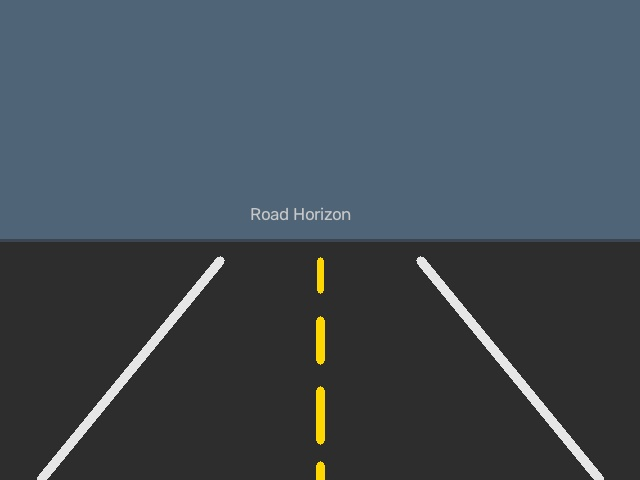
#> input picture images/track_line_sample.jpg, 640 x 480 px
$ python 09_deteksi_garis_dan_line_tracking_hough.py
#> lines starting #> are read from the running program, lines starting #| are printed output that depends on the picture; after the words box and inside, x2 and y2 are one past the last pixel; in counts of white or black regions, pixels touching at a corner belong together
"""
=============================================================================
Modul 09: Deteksi Garis (Line Tracking) Menggunakan Hough Line Transform
=============================================================================
Deskripsi:
Program ini membahas algoritma standar deteksi garis lintasan (Lane Detection / Line Tracking)
yang digunakan pada robot otonom dan sistem kemudi mandiri (Self-Driving Car):
1. Pra-pemrosesan citra jalur jalan (Grayscale & Gaussian Blur)
2. Isolasi Region of Interest (ROI Masking Poligon Segitiga/Trapesium):
   - Membatasi fokus pemrosesan hanya pada area jalanan di depan robot
3. Deteksi Tepi (Canny Edge Detection)
4. Transformasi Ruang Hough:
   - Konsep ruang parameter Hesse ($r = x \cos \theta + y \sin \theta$)
   - Standar Hough Line (cv2.HoughLines) vs Probabilistic Hough Line (cv2.HoughLinesP)
5. Pemisahan & Klasifikasi Garis Kiri vs Garis Kanan berdasarkan kemiringan (Slope $m$):
   - $m < 0$: Marka Garis Kiri
   - $m > 0$: Marka Garis Kanan
6. Penghitungan Sudut Kemudi Robot (Steering Angle) dan Titik Deviasi Tengah (Offset Error):
   - Menghitung deviasi titik tengah lintasan terhadap posisi pusat robot

Relevansi Robotik:
- Robot AGV / Line Follower di gudang pabrik berbasis kamera
- Lane Keeping Assist System (LKAS) pada mobil otonom

Penulis: Pembelajaran Robotik & Vision
=============================================================================
"""

import os
import cv2
import numpy as np
import matplotlib.pyplot as plt

def get_roi_mask(image):
    """
    Membuat masker poligon trapesium untuk mengisolasi area jalan di depan robot.
    Area langit dan rintangan samping akan diabaikan untuk menghemat komputasi.
    """
    h, w = image.shape[:2]
    # Koordinat 4 sudut trapesium fokus jalanan (Polygon ROI)
    pts = np.array([
        [(30, h), (220, int(h * 0.52)), (420, int(h * 0.52)), (w - 30, h)]
    ], dtype=np.int32)

    mask = np.zeros((h, w), dtype=np.uint8)
    cv2.fillPoly(mask, pts, 255)
    return mask, pts

def main():
    current_dir = os.path.dirname(os.path.abspath(__file__))
    image_path = os.path.join(current_dir, "images", "track_line_sample.jpg")

    # 1. Membaca gambar jalur jalan
    img_bgr = cv2.imread(image_path)
#> img_bgr is the input picture: shape (480, 640, 3); mean B, G, R 85.3, 76.6, 66.3
    if img_bgr is None:
        print("[ERROR] File 'track_line_sample.jpg' tidak ditemukan!")
        return

    img_rgb = cv2.cvtColor(img_bgr, cv2.COLOR_BGR2RGB)
    h, w, _ = img_rgb.shape

    # 2. Konversi Grayscale & Gaussian Blur untuk mereduksi noise aspal
    gray = cv2.cvtColor(img_bgr, cv2.COLOR_BGR2GRAY)
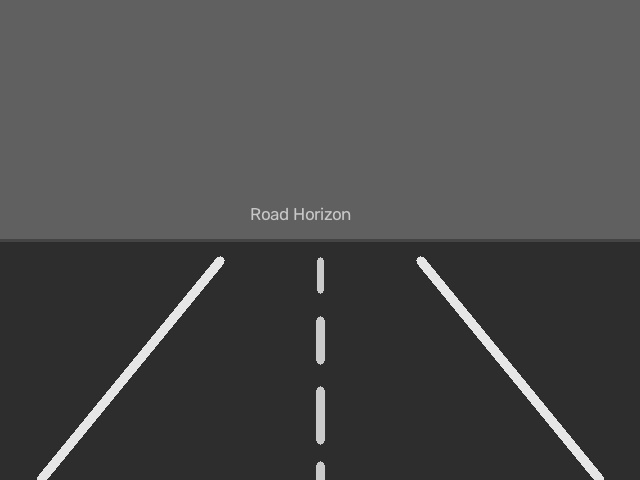
#> gray: shape (480, 640); min 38, max 236, mean 74.6
    blurred = cv2.GaussianBlur(gray, (5, 5), 1.5)

    # 3. Deteksi Tepi Canny
    edges = cv2.Canny(blurred, 50, 150)
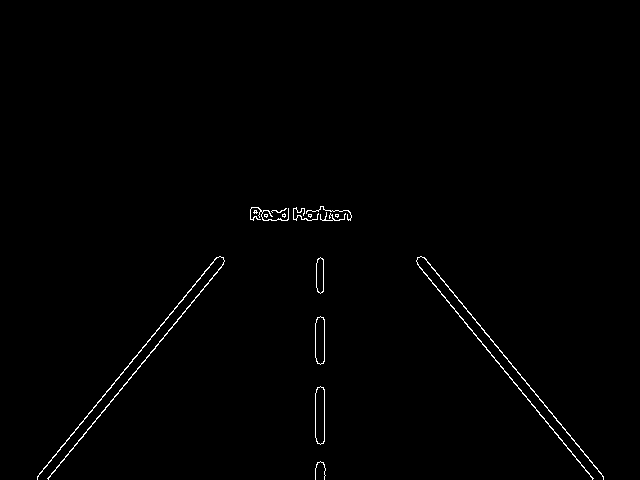
#> edges: shape (480, 640); 0.73% white in thin lines or dots, all inside (x1, y1, x2, y2) = (37, 206, 604, 480)

    # 4. Terapkan Masker Poligon ROI (Region of Interest)
    roi_mask, roi_pts = get_roi_mask(edges)
#> in get_roi_mask, `cv2.fillPoly(mask, pts, 255)`:
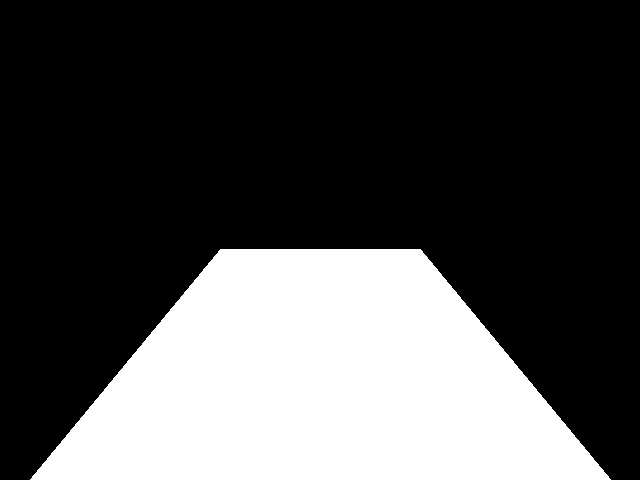
#> mask: shape (480, 640); 29.4% white; 1 white region, box (x1, y1, x2, y2) and area: (30, 249, 611, 480) 90321
#> roi_pts = [[30, 480], [220, 249], [420, 249], [610, 480]]
    edges_roi = cv2.bitwise_and(edges, edges, mask=roi_mask)
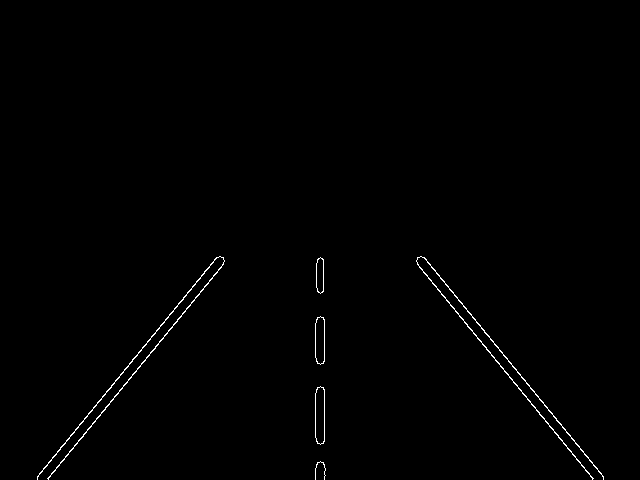
#> edges_roi: shape (480, 640); 0.6% white in thin lines or dots, all inside (x1, y1, x2, y2) = (37, 256, 604, 480)

    # =========================================================================
    # TRANSFORMASI HOUGH LINE PROBABILISTIK (cv2.HoughLinesP)
    # =========================================================================
    # Parameter:
    # - rho: Resolusi jarak akumulator dalam piksel (biasanya 1 atau 2)
    # - theta: Resolusi sudut akumulator dalam radian (np.pi / 180 = 1 derajat)
    # - threshold: Jumlah voting minimal untuk menyatakan segmen garis
    # - minLineLength: Panjang segmen garis minimal yang diterima (px)
    # - maxLineGap: Jarak celah maksimum antara 2 titik agar tetap dianggap 1 garis utuh
    lines = cv2.HoughLinesP(
        edges_roi,
        rho=1,
        theta=np.pi / 180,
        threshold=35,
        minLineLength=30,
        maxLineGap=20
    )
#> lines = 15 rows, first 6: [424, 257, 603, 478], [37, 478, 216, 257], [48, 479, 224, 261], [416, 261, 592, 479], [498, 347, 603, 476], [417, 264, 495, 360]

    img_detected_lines = img_rgb.copy()
    img_robot_navigation = img_rgb.copy()

    left_lane_x = []
    right_lane_x = []
    y_eval = int(h * 0.85)  # Ketinggian evaluasi garis lintasan dekat bumper robot

    print(f"\n[INFO] Ekstraksi Garis Hough Selesai. Segmen terdeteksi: {len(lines) if lines is not None else 0}")
#| [INFO] Ekstraksi Garis Hough Selesai. Segmen terdeteksi: 15

    if lines is not None:
        for line in lines:
            # Kompatibilitas multi-versi OpenCV: tangani format shape (N, 1, 4) maupun (N, 4)
            coords = line[0] if (isinstance(line, np.ndarray) and line.ndim > 1 and len(line[0]) == 4) else line
            x1, y1, x2, y2 = int(coords[0]), int(coords[1]), int(coords[2]), int(coords[3])
            # Gambar seluruh segmen mentah dengan warna biru cyan
            cv2.line(img_detected_lines, (x1, y1), (x2, y2), (0, 220, 255), 3)

            # Hitung kemiringan garis (Slope m = dy / dx)
            if x2 - x1 != 0:
                slope = (y2 - y1) / float(x2 - x1)
                # Filter kemiringan horizontal/datar yang tidak relevan dengan marka jalur
                if abs(slope) < 0.3:
                    continue

                # Estimasi titik X garis pada ketinggian y_eval menggunakan persamaan linier:
                # x = x1 + (y_eval - y1) / slope
                x_at_eval = int(x1 + (y_eval - y1) / slope)

                # Slope negatif -> Garis Kiri, Slope positif -> Garis Kanan (karena sumbu Y OpenCV mengarah ke bawah)
                if slope < 0 and x1 < w // 2:
                    left_lane_x.append(x_at_eval)
                    cv2.line(img_robot_navigation, (x1, y1), (x2, y2), (255, 0, 0), 4)  # Merah untuk kiri
                elif slope > 0 and x2 > w // 2:
                    right_lane_x.append(x_at_eval)
                    cv2.line(img_robot_navigation, (x1, y1), (x2, y2), (0, 255, 0), 4)  # Hijau untuk kanan
#> this loop made 15 passes
#> (x1, y1, x2, y2, slope, x_at_eval) on passes 1, 2, 3, 4, 5, 6, 9, 11: (424, 257, 603, 478, 1.23, 546), (37, 478, 216, 257, -1.23, 93), (48, 479, 224, 261, -1.24, 105), (416, 261, 592, 479, 1.24, 534), (498, 347, 603, 476, 1.23, 547), (417, 264, 495, 360, 1.23, 534), (323, 317, 324, 361, 44, 325), (423, 257, 503, 355, 1.23, 546)
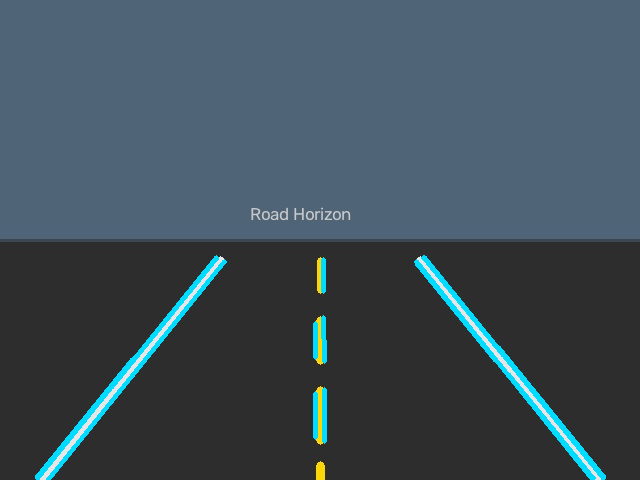
#> img_detected_lines: shape (480, 640, 3); mean R, G, B 63, 78.4, 88.2
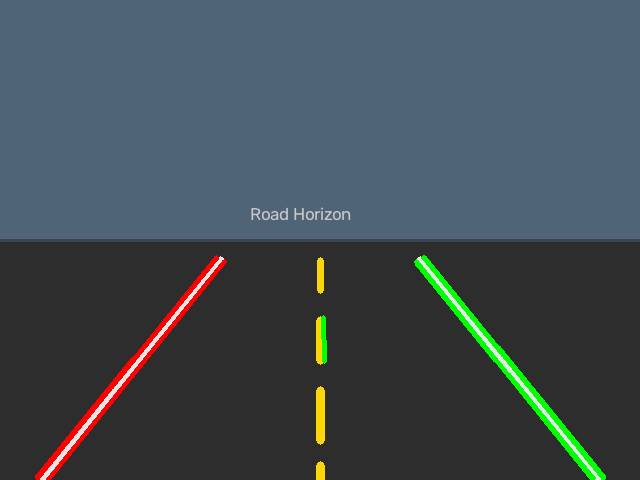
#> img_robot_navigation: shape (480, 640, 3); mean R, G, B 65.8, 76.5, 82.5
#> after the loop, left_lane_x = [93, 105, 92, 93]; right_lane_x = [546, 534, 547, 534, 325, 546, 535]

    # =========================================================================
    # KALKULASI SUDUT KEMUDI & OFFSET TITIK TENGAH ROBOT
    # =========================================================================
    robot_center_x = w // 2
    lane_center_x = robot_center_x  # Default jika hanya satu marka terlihat

    if left_lane_x and right_lane_x:
        avg_left = int(np.mean(left_lane_x))
#> avg_left = 95
        avg_right = int(np.mean(right_lane_x))
#> avg_right = 509
        lane_center_x = (avg_left + avg_right) // 2
#> lane_center_x = 302
    elif left_lane_x:
        avg_left = int(np.mean(left_lane_x))
        lane_center_x = avg_left + 150  # Estimasi jarak setengah lebar jalan
    elif right_lane_x:
        avg_right = int(np.mean(right_lane_x))
        lane_center_x = avg_right - 150

    # Deviasi kesalahan posisi (Error offset)
    # Positif: Lintasan berada di kanan pusat robot -> Robot harus belok kanan
    # Negatif: Lintasan berada di kiri pusat robot -> Robot harus belok kiri
    error_offset_px = lane_center_x - robot_center_x
#> error_offset_px = -18

    # Estimasi sudut kemudi (Steering Angle)
    # Formula trigonometri: tan(theta) = error / distance
    lookahead_distance = h - y_eval
    steering_angle_deg = np.degrees(np.arctan2(error_offset_px, lookahead_distance))
#> steering_angle_deg = -14.04

    # Tentukan rekomendasi manuver robot
    if abs(error_offset_px) < 15:
        nav_command = "LURUS (MAJU CEPAT)"
        cmd_color = (0, 255, 0)
    elif error_offset_px > 15:
        nav_command = f"BELOK KANAN ({steering_angle_deg:.1f} deg)"
        cmd_color = (255, 140, 0)
    else:
        nav_command = f"BELOK KIRI ({abs(steering_angle_deg):.1f} deg)"
#> nav_command = 'BELOK KIRI (14.0 deg)'
        cmd_color = (255, 140, 0)

    print("\n--- METRIK NAVIGASI LINE TRACKING ROBOT ---")
    print(f"Pusat Kamera Robot (X)  : {robot_center_x} px")
#| Pusat Kamera Robot (X)  : 320 px
    print(f"Pusat Lintasan Jalan (X): {lane_center_x} px")
#| Pusat Lintasan Jalan (X): 302 px
    print(f"Error Offset Deviasi    : {error_offset_px} px")
#| Error Offset Deviasi    : -18 px
    print(f"Sudut Kemudi (Steering) : {steering_angle_deg:.2f}°")
#| Sudut Kemudi (Steering) : -14.04°
    print(f"Instruksi Motor Robot   : {nav_command}")
#| Instruksi Motor Robot   : BELOK KIRI (14.0 deg)

    # =========================================================================
    # GAMBAR VISUALISASI PANDUAN PADA FRAME NAVIGASI ROBOT
    # =========================================================================
    # Garis tengah sumbu kamera robot (Kuning putus-putus)
    cv2.line(img_robot_navigation, (robot_center_x, h), (robot_center_x, int(h * 0.6)), (255, 255, 0), 2)
    # Garis arah target lintasan jalan (Merah terang)
    cv2.line(img_robot_navigation, (robot_center_x, h), (lane_center_x, y_eval), (0, 0, 255), 3)
    cv2.circle(img_robot_navigation, (lane_center_x, y_eval), 8, (0, 255, 255), -1)

    # Kotak HUD Navigasi Robot
    cv2.rectangle(img_robot_navigation, (15, 15), (380, 110), (30, 30, 30), -1)
    cv2.putText(img_robot_navigation, f"NAV: {nav_command}", (25, 45),
                cv2.FONT_HERSHEY_SIMPLEX, 0.65, cmd_color, 2)
    cv2.putText(img_robot_navigation, f"Offset Error: {error_offset_px} px", (25, 72),
                cv2.FONT_HERSHEY_SIMPLEX, 0.5, (255, 255, 255), 1)
    cv2.putText(img_robot_navigation, f"Steering Angle: {steering_angle_deg:.1f} deg", (25, 95),
                cv2.FONT_HERSHEY_SIMPLEX, 0.5, (200, 200, 200), 1)

    # Gambar batas poligon ROI pada citra edges
    img_roi_vis = cv2.cvtColor(edges_roi, cv2.COLOR_GRAY2RGB)
    cv2.polylines(img_roi_vis, roi_pts, True, (0, 255, 0), 2)
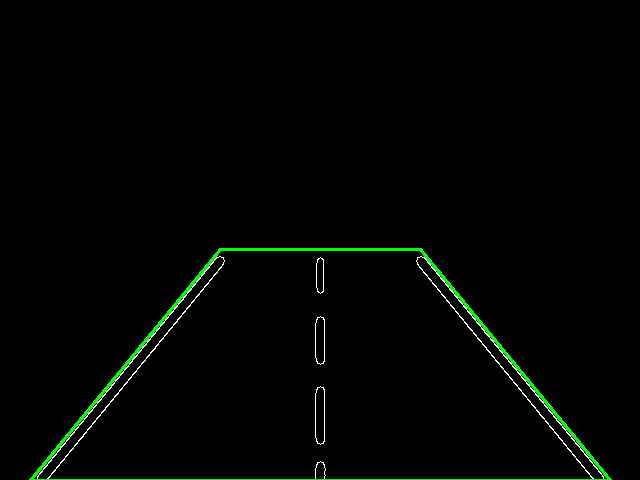
#> img_roi_vis: shape (480, 640, 3); mean B, G, R 1.5, 4.1, 1.5

    # =========================================================================
    # VISUALISASI HASIL DENGAN MATPLOTLIB
    # =========================================================================
    fig, axes = plt.subplots(2, 2, figsize=(14, 11))
    fig.suptitle("Modul 09: Deteksi Garis Lintasan & Line Follower Robot (Hough Line Transform)", fontsize=15)

    # 1. Citra Asli Input
    axes[0, 0].imshow(img_rgb)
    axes[0, 0].set_title("1. Citra Asli Lintasan Jalan")
    axes[0, 0].axis("off")

    # 2. Canny Edges dalam Region of Interest (ROI)
    axes[0, 1].imshow(img_roi_vis)
    axes[0, 1].set_title("2. Canny Edges + Masker Trapesium ROI\n(Fokus jalanan depan robot)")
    axes[0, 1].axis("off")

    # 3. Segmen Garis Mentah Hough Lines
    axes[1, 0].imshow(img_detected_lines)
    axes[1, 0].set_title("3. Segmen Garis Mentah (cv2.HoughLinesP)")
    axes[1, 0].axis("off")

    # 4. Hasil Analisis Navigasi Robot & Steering
    axes[1, 1].imshow(img_robot_navigation)
    axes[1, 1].set_title("4. Output Navigasi Robot (Kemudi & Offset Deviasi)")
    axes[1, 1].axis("off")

    plt.tight_layout()
    output_path = os.path.join(current_dir, "images", "hasil_line_tracking.png")
    plt.savefig(output_path)
    print(f"\n[INFO] Gambar visualisasi navigasi disimpan ke: {output_path}")

    print("\n[PETUNJUK] Tutup jendela matplotlib yang muncul untuk menyelesaikan program.")
    plt.show()

if __name__ == "__main__":
    main()

$ run again, with images/circles_sample.jpg copied over images/track_line_sample.jpg
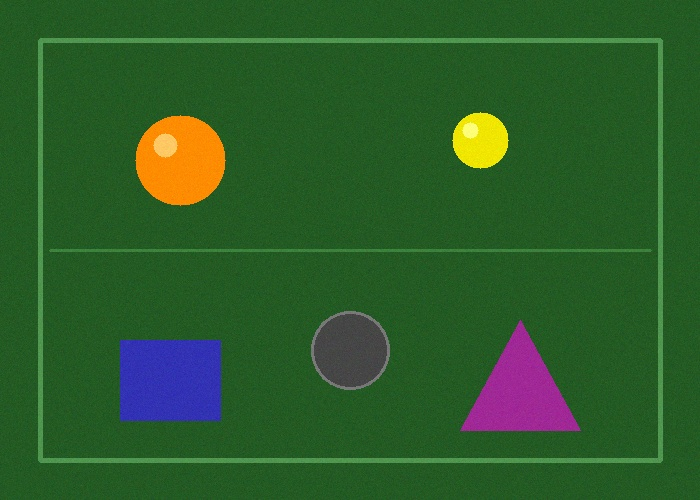
#> input picture images/circles_sample.jpg, 700 x 500 px
#> in main, img_bgr is the input picture: shape (500, 700, 3); mean B, G, R 41.9, 92, 45.2
#> edges: shape (500, 700); 0.91% white in thin lines or dots, all inside (x1, y1, x2, y2) = (37, 37, 664, 464)
#> in get_roi_mask, `cv2.fillPoly(mask, pts, 255)`:
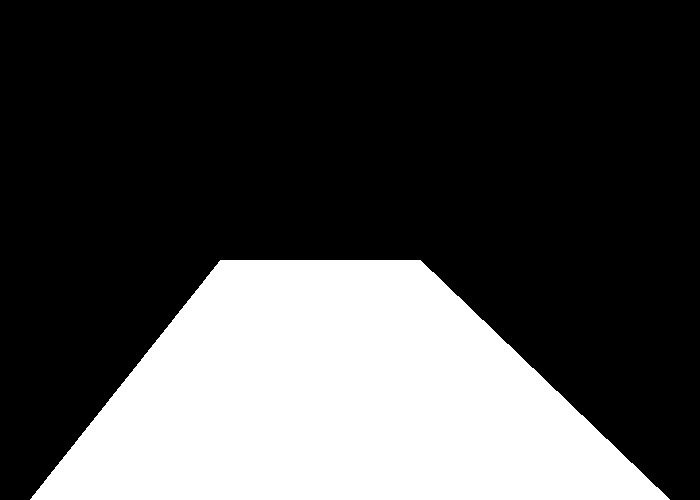
#> mask: shape (500, 700); 28.8% white; 1 white region, box (x1, y1, x2, y2) and area: (30, 260, 670, 500) 100925
#> roi_pts = [[30, 500], [220, 260], [420, 260], [670, 500]]
#> edges_roi: shape (500, 700); 0.32% white in thin lines or dots, all inside (x1, y1, x2, y2) = (59, 310, 633, 464)
#> lines = [[60, 463, 632, 463], [59, 462, 630, 462]]
#| [INFO] Ekstraksi Garis Hough Selesai. Segmen terdeteksi: 2
#> the loop in main, `for line in lines:` made 2 passes
#> (x1, y1, x2, y2, slope) on passes 1 to 2: (60, 463, 632, 463, 0), (59, 462, 630, 462, 0)
#> after the loop in main, `for line in lines:`: left_lane_x = []
#| Pusat Kamera Robot (X)  : 350 px
#| Pusat Lintasan Jalan (X): 350 px
#| Error Offset Deviasi    : 0 px
#| Sudut Kemudi (Steering) : 0.00°
#> in main, `cv2.polylines(img_roi_vis, roi_pts, True, (0, 255, 0), 2)`:
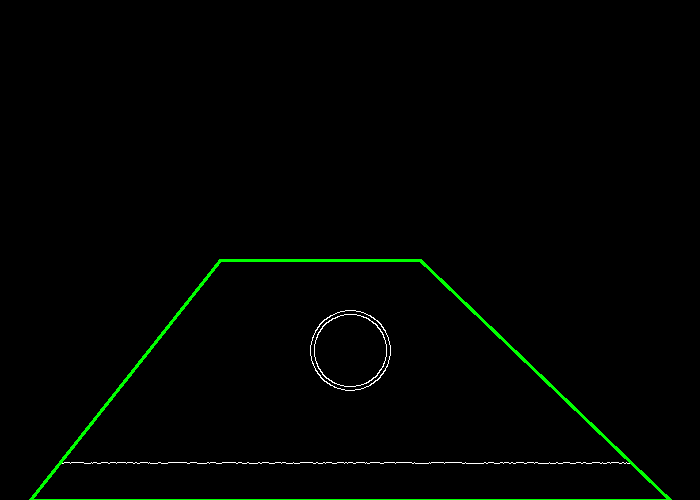
#> img_roi_vis: shape (500, 700, 3); mean B, G, R 0.8, 3.2, 0.8

$ run again, with images/perspective_sample.jpg copied over images/track_line_sample.jpg
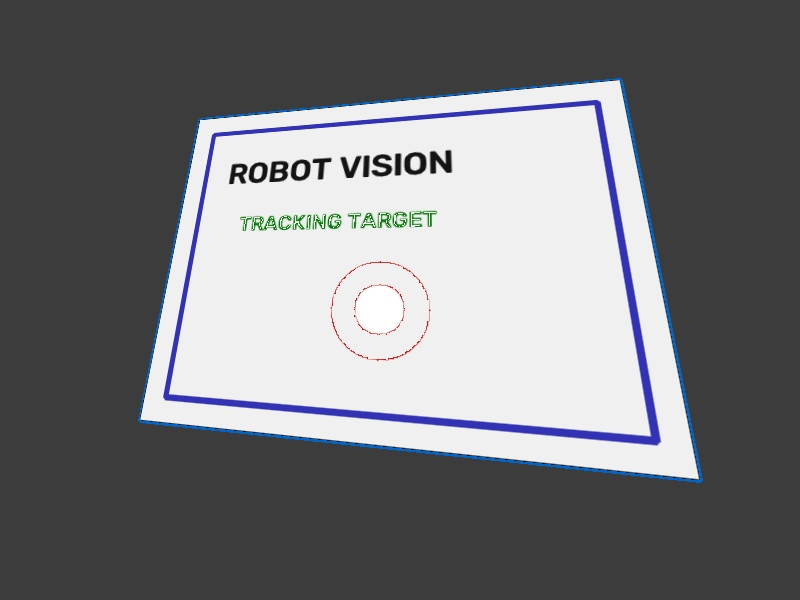
#> input picture images/perspective_sample.jpg, 800 x 600 px
#> in main, img_bgr is the input picture: shape (600, 800, 3); mean B, G, R 122.1, 119.1, 118.3
#> edges: shape (600, 800); 1.6% white in thin lines or dots, all inside (x1, y1, x2, y2) = (140, 80, 699, 479)
#> in get_roi_mask, `cv2.fillPoly(mask, pts, 255)`:
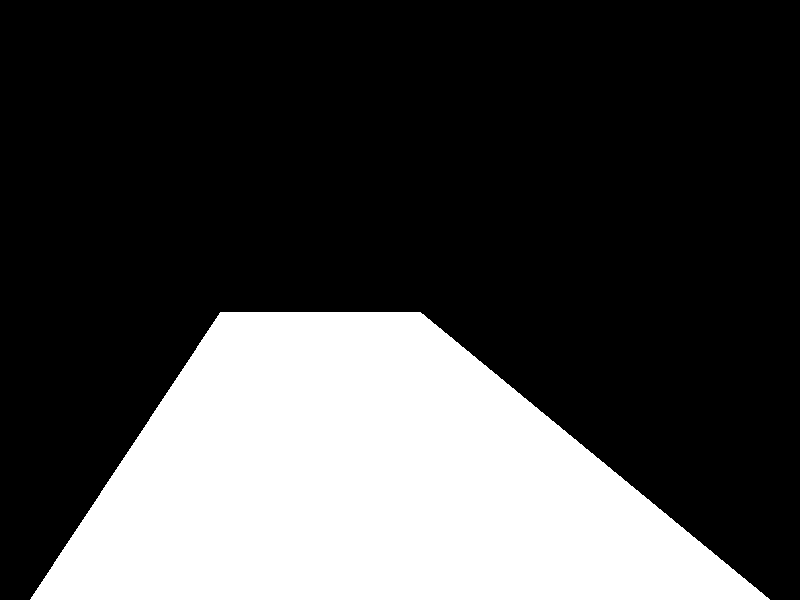
#> mask: shape (600, 800); 28.2% white; 1 white region, box (x1, y1, x2, y2) and area: (30, 312, 770, 600) 135535
#> roi_pts = [[30, 600], [220, 312], [420, 312], [770, 600]]
#> edges_roi: shape (600, 800); 0.37% white in thin lines or dots, all inside (x1, y1, x2, y2) = (149, 312, 612, 470)
#> lines = [[149, 420, 611, 469], [170, 394, 561, 428], [194, 403, 572, 437], [165, 400, 401, 421], [434, 425, 571, 437]]
#| [INFO] Ekstraksi Garis Hough Selesai. Segmen terdeteksi: 5
#> the loop in main, `for line in lines:` made 5 passes
#> (x1, y1, x2, y2, slope) on passes 1 to 5: (149, 420, 611, 469, 0.106), (170, 394, 561, 428, 0.087), (194, 403, 572, 437, 0.0899), (165, 400, 401, 421, 0.089), (434, 425, 571, 437, 0.0876)
#> after the loop in main, `for line in lines:`: left_lane_x = []
#| Pusat Kamera Robot (X)  : 400 px
#| Pusat Lintasan Jalan (X): 400 px
#| Error Offset Deviasi    : 0 px
#| Sudut Kemudi (Steering) : 0.00°
#> in main, `cv2.polylines(img_roi_vis, roi_pts, True, (0, 255, 0), 2)`:
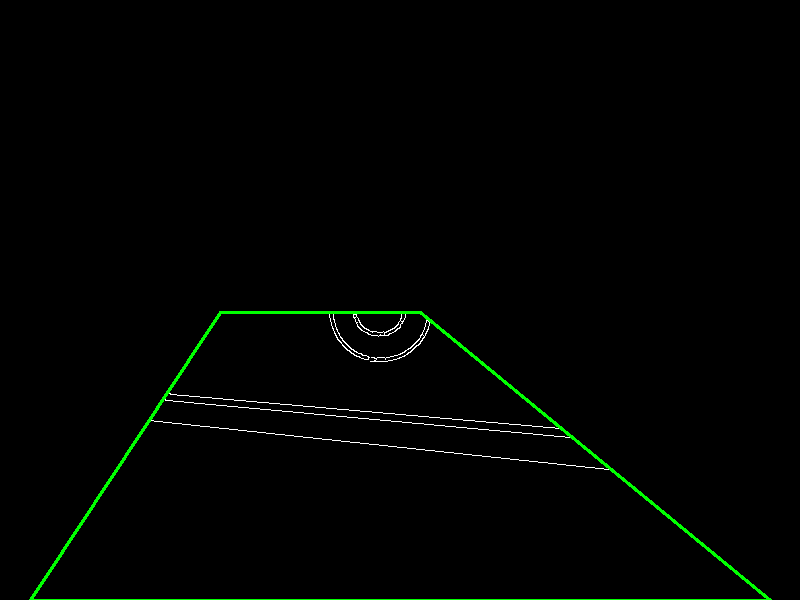
#> img_roi_vis: shape (600, 800, 3); mean B, G, R 0.9, 3, 0.9
